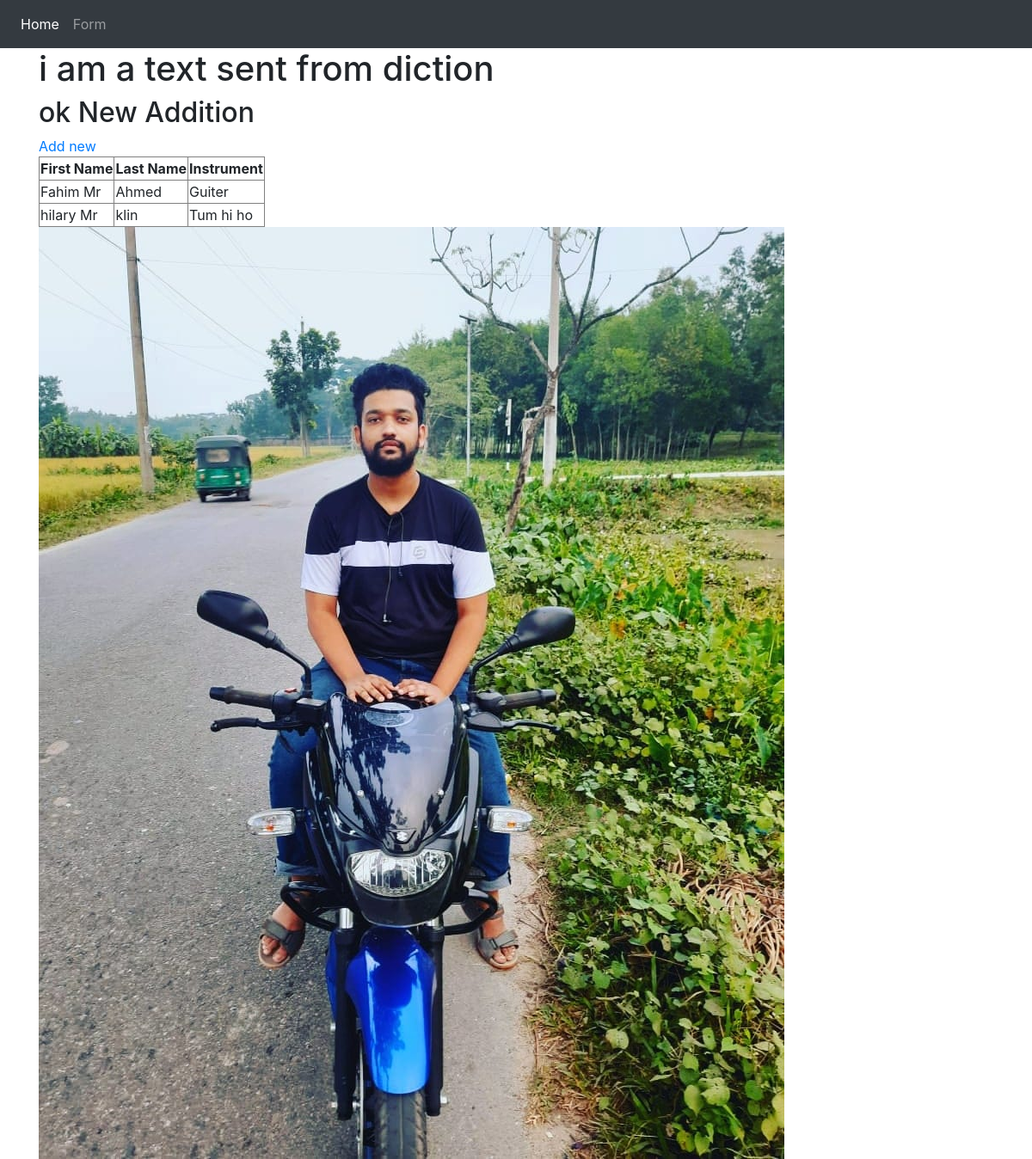
The app's page /first_app/, older data.
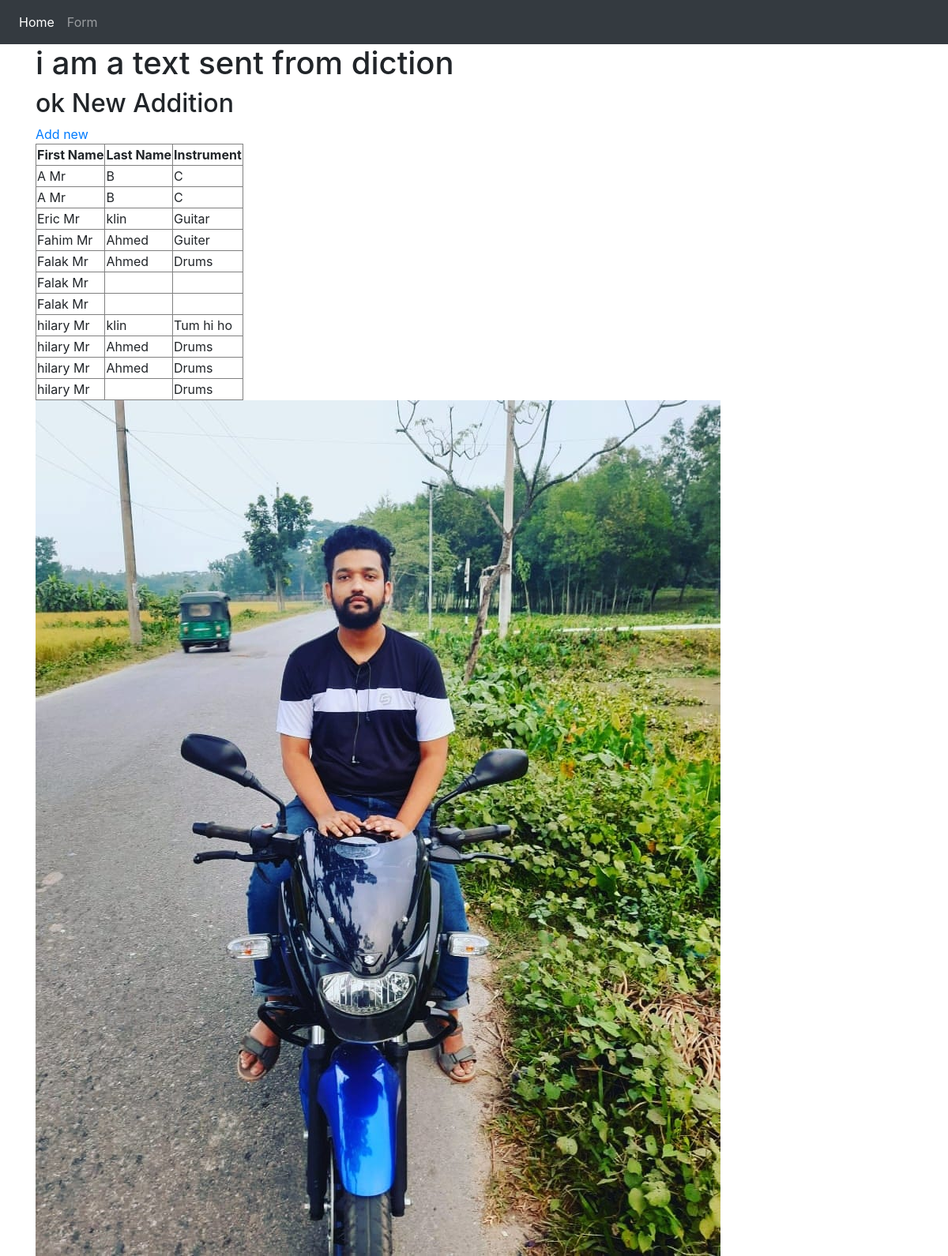
The same page, newer data.
### first_app/models.py (models this page shows, shortened)
class Musician(models.Model):
    first_name = models.CharField(max_length=50)
    last_name = models.CharField(max_length=50)
    instrument=models.CharField(max_length=100)

### first_app/views.py (the view)
# urls.py: path('',views.index,name='index'),
def index(request):
    musician_list=Musician.objects.order_by('first_name');
    diction={'text1':'i am a text sent from diction',
    'musician' : musician_list,'sample_date' : Album.objects.get(pk=1)}
    return render(request,'first_app/index.html',context=diction);

### first_app/templatetags/my_filters.py (called while the page is built)
def my_filter(value,arg):
    return value+" "+arg;

### templates/first_app/index.html
<!DOCTYPE html>
{% extends "first_app/base.html" %}
{% load static  %}
{% load my_filters %}
{% block body_block %}
    <h1>{{text1}}  </h1>
<h2>{{"ok"|custom_filter:"New Addition"}}</h2>
    <a href="{% url 'first_app:form' %}">Add new</a>
    <table border="1">
      <tr>
        <th>First Name</th>
        <th>Last Name</th>
        <th>Instrument</th>
       {% for row in musician%}
       <tr>
         <td>{{row.first_name | add:" Mr"}}</td>
          <td>{{row.last_name}}</td>
           <td>{{row.instrument}}</td>
      </tr>
      {% endfor %}
    </table>
      <img src="{% static 'images/fahimPic.jpg'%}">
{% endblock %}

### templates/first_app/base.html (shortened to what this page needs)
<!DOCTYPE html>
<html lang="en" dir="ltr">
  <head>
     <link rel="stylesheet" href="https://maxcdn.bootstrapcdn.com/bootstrap/4.4.1/css/bootstrap.min.css">
  </head>
  <body>
  <nav class="navbar navbar-expand-sm bg-dark navbar-dark">
  <ul class="navbar-nav">
    <li class="nav-item active">
      <a class="nav-link" href="{% url 'first_app:index' %}">Home</a>
    </li>
    <li class="nav-item">
      <a class="nav-link" href="{% url 'first_app:form' %}">Form</a>
    </li>
  </ul>
</nav>
  <div class="container">
    {% block body_block %}
      {% endblock %}
    </div>
  </body>

Row changes from the older to the newer data that the page shows:
added Musician: first_name|add "A Mr", last_name "B", instrument "C"
added Musician: first_name|add "A Mr", last_name "B", instrument "C"
added Musician: first_name|add "Eric Mr", last_name "klin", instrument "Guitar"
added Musician: first_name|add "Falak Mr", last_name "Ahmed", instrument "Drums"
added Musician: first_name|add "Falak Mr"
added Musician: first_name|add "Falak Mr"
added Musician: first_name|add "hilary Mr", last_name "Ahmed", instrument "Drums"
added Musician: first_name|add "hilary Mr", last_name "Ahmed", instrument "Drums"
added Musician: first_name|add "hilary Mr", instrument "Drums"
